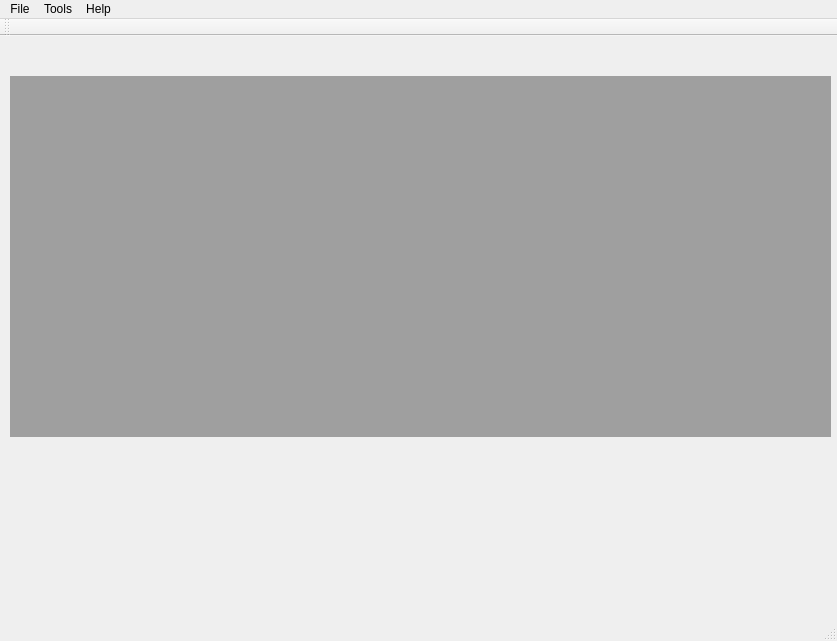
<?xml version="1.0" encoding="UTF-8"?>
<ui version="4.0">
 <class>MainWindow</class>
 <widget class="QMainWindow" name="MainWindow">
  <property name="geometry">
   <rect>
    <x>0</x>
    <y>0</y>
    <width>837</width>
    <height>641</height>
   </rect>
  </property>
  <property name="windowTitle">
   <string>Linguist</string>
  </property>
  <property name="locale">
   <locale language="English" country="UnitedStates"/>
  </property>
  <property name="documentMode">
   <bool>true</bool>
  </property>
  <widget class="QWidget" name="centralWidget">
   <widget class="QMdiArea" name="mdiArea">
    <property name="geometry">
     <rect>
      <x>10</x>
      <y>40</y>
      <width>821</width>
      <height>361</height>
     </rect>
    </property>
    <property name="sizePolicy">
     <sizepolicy hsizetype="Maximum" vsizetype="Maximum">
      <horstretch>0</horstretch>
      <verstretch>0</verstretch>
     </sizepolicy>
    </property>
    <property name="autoFillBackground">
     <bool>true</bool>
    </property>
   </widget>
  </widget>
  <widget class="QMenuBar" name="menuBar">
   <property name="geometry">
    <rect>
     <x>0</x>
     <y>0</y>
     <width>837</width>
     <height>21</height>
    </rect>
   </property>
   <widget class="QMenu" name="menu_File">
    <property name="title">
     <string>File</string>
    </property>
    <widget class="QMenu" name="menu_New_Project">
     <property name="title">
      <string>&amp;New Project...</string>
     </property>
    </widget>
    <addaction name="menu_New_Project"/>
    <addaction name="actionOpen_Project"/>
    <addaction name="actionImport"/>
    <addaction name="action_Synchronize"/>
    <addaction name="separator"/>
    <addaction name="actionExit"/>
   </widget>
   <widget class="QMenu" name="menuHelp">
    <property name="title">
     <string>Help</string>
    </property>
    <addaction name="actionAbout_Linguist"/>
   </widget>
   <widget class="QMenu" name="menuTools">
    <property name="title">
     <string>Tools</string>
    </property>
    <addaction name="actionGrammar_Analyzer"/>
   </widget>
   <addaction name="menu_File"/>
   <addaction name="menuTools"/>
   <addaction name="menuHelp"/>
  </widget>
  <widget class="QToolBar" name="mainToolBar">
   <attribute name="toolBarArea">
    <enum>TopToolBarArea</enum>
   </attribute>
   <attribute name="toolBarBreak">
    <bool>false</bool>
   </attribute>
  </widget>
  <widget class="QStatusBar" name="statusBar"/>
  <action name="actionExit">
   <property name="text">
    <string>Exit</string>
   </property>
   <property name="shortcut">
    <string>X</string>
   </property>
  </action>
  <action name="actionProject">
   <property name="text">
    <string>Project</string>
   </property>
  </action>
  <action name="actionOpen_Project">
   <property name="text">
    <string>Open Project...</string>
   </property>
  </action>
  <action name="actionImport">
   <property name="text">
    <string>Import...</string>
   </property>
  </action>
  <action name="action_Synchronize">
   <property name="text">
    <string>&amp;Synchronize</string>
   </property>
  </action>
  <action name="actionAbout_Linguist">
   <property name="text">
    <string>About Linguist...</string>
   </property>
  </action>
  <action name="actionGrammar_Analyzer">
   <property name="text">
    <string>Grammar Analyzer</string>
   </property>
  </action>
 </widget>
 <layoutdefault spacing="6" margin="11"/>
 <resources/>
 <connections/>
 <slots>
  <slot>userRequestExit()</slot>
 </slots>
</ui>
